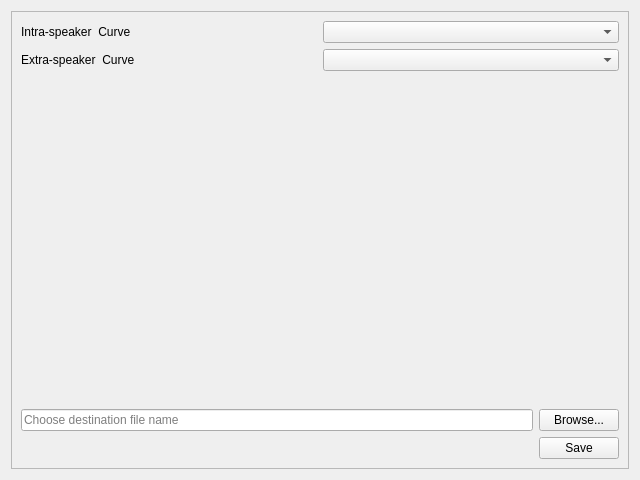
<?xml version="1.0" encoding="UTF-8"?>
<ui version="4.0">
 <class>SaveWindow</class>
 <widget class="QWidget" name="SaveWindow">
  <property name="geometry">
   <rect>
    <x>0</x>
    <y>0</y>
    <width>640</width>
    <height>480</height>
   </rect>
  </property>
  <property name="windowTitle">
   <string>Save</string>
  </property>
  <layout class="QGridLayout" name="gridLayout">
   <item row="0" column="0">
    <widget class="QScrollArea" name="scrollArea">
     <property name="widgetResizable">
      <bool>true</bool>
     </property>
     <widget class="QWidget" name="scrollAreaWidgetContents">
      <property name="geometry">
       <rect>
        <x>0</x>
        <y>0</y>
        <width>614</width>
        <height>454</height>
       </rect>
      </property>
      <layout class="QVBoxLayout" name="verticalLayout">
       <item>
        <layout class="QHBoxLayout" name="intraLayout">
         <item>
          <widget class="QLabel" name="intraLabel">
           <property name="text">
            <string>Intra-speaker  Curve</string>
           </property>
          </widget>
         </item>
         <item>
          <widget class="QComboBox" name="intraComboBox"/>
         </item>
        </layout>
       </item>
       <item>
        <layout class="QHBoxLayout" name="extraLayout">
         <item>
          <widget class="QLabel" name="extraLabel">
           <property name="text">
            <string>Extra-speaker  Curve</string>
           </property>
          </widget>
         </item>
         <item>
          <widget class="QComboBox" name="extraComboBox"/>
         </item>
        </layout>
       </item>
       <item>
        <widget class="GUI::DatabaseChart" name="chart" native="true">
         <property name="sizePolicy">
          <sizepolicy hsizetype="Preferred" vsizetype="Expanding">
           <horstretch>0</horstretch>
           <verstretch>0</verstretch>
          </sizepolicy>
         </property>
        </widget>
       </item>
       <item>
        <layout class="QHBoxLayout" name="browserLayout">
         <item>
          <widget class="GUI::LineEditDropReceiver" name="browserLineEdit">
           <property name="placeholderText">
            <string>Choose destination file name</string>
           </property>
          </widget>
         </item>
         <item>
          <widget class="QPushButton" name="browserPushButton">
           <property name="text">
            <string>Browse...</string>
           </property>
          </widget>
         </item>
        </layout>
       </item>
       <item>
        <layout class="QHBoxLayout" name="saveLayout">
         <item>
          <spacer name="saveSpacer">
           <property name="orientation">
            <enum>Qt::Horizontal</enum>
           </property>
           <property name="sizeHint" stdset="0">
            <size>
             <width>40</width>
             <height>20</height>
            </size>
           </property>
          </spacer>
         </item>
         <item>
          <widget class="QPushButton" name="saveButton">
           <property name="text">
            <string>Save</string>
           </property>
          </widget>
         </item>
        </layout>
       </item>
      </layout>
     </widget>
    </widget>
   </item>
  </layout>
 </widget>
 <customwidgets>
  <customwidget>
   <class>GUI::LineEditDropReceiver</class>
   <extends>QLineEdit</extends>
   <header location="global">GUI/LineEditDropReceiver.hpp</header>
  </customwidget>
  <customwidget>
   <class>GUI::DatabaseChart</class>
   <extends>QWidget</extends>
   <header location="global">GUI/DatabaseChart.hpp</header>
   <container>1</container>
  </customwidget>
 </customwidgets>
 <resources/>
 <connections/>
</ui>
